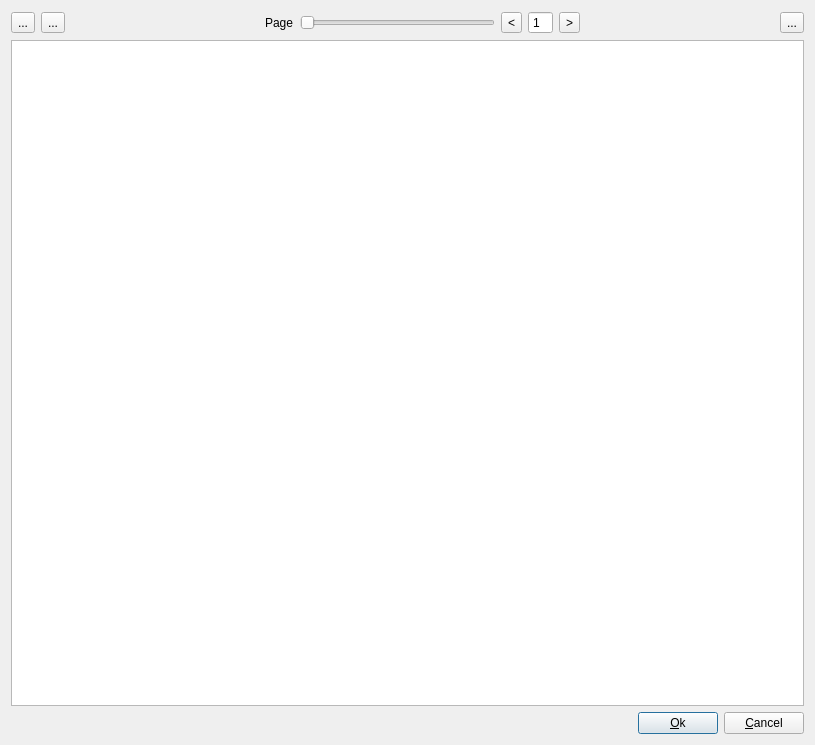
<?xml version="1.0" encoding="UTF-8"?>
<ui version="4.0">
 <author>Gordos Kund</author>
 <class>TDPreviewDialog</class>
 <widget class="QDialog" name="TDPreviewDialog">
  <property name="geometry">
   <rect>
    <x>0</x>
    <y>0</y>
    <width>815</width>
    <height>745</height>
   </rect>
  </property>
  <property name="windowTitle">
   <string>Dialog</string>
  </property>
  <layout class="QVBoxLayout">
   <item>
    <layout class="QHBoxLayout">
     <item>
      <widget class="QToolButton" name="zoomInToolButton">
       <property name="toolTip">
        <string>Zoom in</string>
       </property>
       <property name="text">
        <string>...</string>
       </property>
       <property name="icon">
        <iconset>
         <normaloff>:/16x16/icons/16x16/actions/viewzoomin.png</normaloff>:/16x16/icons/16x16/actions/viewzoomin.png</iconset>
       </property>
      </widget>
     </item>
     <item>
      <widget class="QToolButton" name="zoomOutToolButton">
       <property name="toolTip">
        <string>Zoom Out</string>
       </property>
       <property name="text">
        <string>...</string>
       </property>
       <property name="icon">
        <iconset>
         <normaloff>:/16x16/icons/16x16/actions/viewzoomout.png</normaloff>:/16x16/icons/16x16/actions/viewzoomout.png</iconset>
       </property>
      </widget>
     </item>
     <item>
      <spacer>
       <property name="orientation">
        <enum>Qt::Horizontal</enum>
       </property>
       <property name="sizeHint" stdset="0">
        <size>
         <width>40</width>
         <height>20</height>
        </size>
       </property>
      </spacer>
     </item>
     <item>
      <widget class="QLabel" name="label">
       <property name="text">
        <string>Page</string>
       </property>
      </widget>
     </item>
     <item>
      <widget class="QSlider" name="horizontalSlider">
       <property name="toolTip">
        <string>Select Page</string>
       </property>
       <property name="minimum">
        <number>1</number>
       </property>
       <property name="pageStep">
        <number>1</number>
       </property>
       <property name="value">
        <number>1</number>
       </property>
       <property name="tracking">
        <bool>false</bool>
       </property>
       <property name="orientation">
        <enum>Qt::Horizontal</enum>
       </property>
       <property name="tickPosition">
        <enum>QSlider::NoTicks</enum>
       </property>
       <property name="tickInterval">
        <number>0</number>
       </property>
      </widget>
     </item>
     <item>
      <widget class="QToolButton" name="prevToolButton">
       <property name="toolTip">
        <string>Previous Page</string>
       </property>
       <property name="text">
        <string>&lt;</string>
       </property>
       <property name="icon">
        <iconset>
         <normaloff>:/16x16/icons/16x16/actions/1leftarrow.png</normaloff>:/16x16/icons/16x16/actions/1leftarrow.png</iconset>
       </property>
      </widget>
     </item>
     <item>
      <widget class="QSpinBox" name="pageSpinBox">
       <property name="toolTip">
        <string>Type page number here</string>
       </property>
       <property name="buttonSymbols">
        <enum>QAbstractSpinBox::NoButtons</enum>
       </property>
       <property name="keyboardTracking">
        <bool>false</bool>
       </property>
       <property name="minimum">
        <number>1</number>
       </property>
      </widget>
     </item>
     <item>
      <widget class="QToolButton" name="nextToolButton">
       <property name="toolTip">
        <string>Next Page</string>
       </property>
       <property name="text">
        <string>&gt;</string>
       </property>
       <property name="icon">
        <iconset>
         <normaloff>:/16x16/icons/16x16/actions/1rightarrow.png</normaloff>:/16x16/icons/16x16/actions/1rightarrow.png</iconset>
       </property>
      </widget>
     </item>
     <item>
      <spacer>
       <property name="orientation">
        <enum>Qt::Horizontal</enum>
       </property>
       <property name="sizeHint" stdset="0">
        <size>
         <width>40</width>
         <height>20</height>
        </size>
       </property>
      </spacer>
     </item>
     <item>
      <widget class="QToolButton" name="setupToolButton">
       <property name="toolTip">
        <string>Page Settings</string>
       </property>
       <property name="text">
        <string>...</string>
       </property>
       <property name="icon">
        <iconset>
         <normaloff>:/16x16/icons/16x16/actions/configure.png</normaloff>:/16x16/icons/16x16/actions/configure.png</iconset>
       </property>
      </widget>
     </item>
    </layout>
   </item>
   <item>
    <widget class="QGraphicsView" name="graphicsView">
     <property name="renderHints">
      <set>QPainter::TextAntialiasing</set>
     </property>
     <property name="dragMode">
      <enum>QGraphicsView::ScrollHandDrag</enum>
     </property>
    </widget>
   </item>
   <item>
    <layout class="QHBoxLayout">
     <item>
      <spacer>
       <property name="orientation">
        <enum>Qt::Horizontal</enum>
       </property>
       <property name="sizeHint" stdset="0">
        <size>
         <width>40</width>
         <height>20</height>
        </size>
       </property>
      </spacer>
     </item>
     <item>
      <widget class="QPushButton" name="okPushButton">
       <property name="toolTip">
        <string>Print Document</string>
       </property>
       <property name="text">
        <string>&amp;Ok</string>
       </property>
       <property name="icon">
        <iconset>
         <normaloff>:/16x16/icons/16x16/actions/ok.png</normaloff>:/16x16/icons/16x16/actions/ok.png</iconset>
       </property>
      </widget>
     </item>
     <item>
      <widget class="QPushButton" name="cancelPushButton">
       <property name="toolTip">
        <string>Cancel</string>
       </property>
       <property name="text">
        <string>&amp;Cancel</string>
       </property>
       <property name="icon">
        <iconset>
         <normaloff>:/16x16/icons/16x16/actions/button_cancel.png</normaloff>:/16x16/icons/16x16/actions/button_cancel.png</iconset>
       </property>
      </widget>
     </item>
    </layout>
   </item>
  </layout>
 </widget>
 <tabstops>
  <tabstop>okPushButton</tabstop>
  <tabstop>cancelPushButton</tabstop>
  <tabstop>zoomInToolButton</tabstop>
  <tabstop>zoomOutToolButton</tabstop>
  <tabstop>setupToolButton</tabstop>
 </tabstops>
 <resources/>
 <connections>
  <connection>
   <sender>cancelPushButton</sender>
   <signal>clicked()</signal>
   <receiver>TDPreviewDialog</receiver>
   <slot>reject()</slot>
   <hints>
    <hint type="sourcelabel">
     <x>565</x>
     <y>450</y>
    </hint>
    <hint type="destinationlabel">
     <x>470</x>
     <y>392</y>
    </hint>
   </hints>
  </connection>
  <connection>
   <sender>okPushButton</sender>
   <signal>clicked()</signal>
   <receiver>TDPreviewDialog</receiver>
   <slot>accept()</slot>
   <hints>
    <hint type="sourcelabel">
     <x>480</x>
     <y>450</y>
    </hint>
    <hint type="destinationlabel">
     <x>367</x>
     <y>388</y>
    </hint>
   </hints>
  </connection>
  <connection>
   <sender>pageSpinBox</sender>
   <signal>valueChanged(int)</signal>
   <receiver>horizontalSlider</receiver>
   <slot>setValue(int)</slot>
   <hints>
    <hint type="sourcelabel">
     <x>375</x>
     <y>14</y>
    </hint>
    <hint type="destinationlabel">
     <x>286</x>
     <y>26</y>
    </hint>
   </hints>
  </connection>
 </connections>
</ui>
